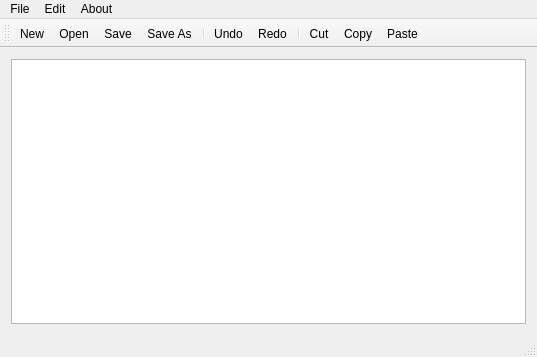
<?xml version="1.0" encoding="UTF-8"?>
<ui version="4.0">
 <class>QNotePadEditor</class>
 <widget class="QMainWindow" name="QNotePadEditor">
  <property name="geometry">
   <rect>
    <x>0</x>
    <y>0</y>
    <width>537</width>
    <height>357</height>
   </rect>
  </property>
  <property name="windowTitle">
   <string>MainWindow</string>
  </property>
  <widget class="QWidget" name="centralWidget">
   <layout class="QGridLayout" name="gridLayout">
    <item row="0" column="1">
     <widget class="QTextEdit" name="textEdit"/>
    </item>
   </layout>
  </widget>
  <widget class="QMenuBar" name="menuBar">
   <property name="geometry">
    <rect>
     <x>0</x>
     <y>0</y>
     <width>537</width>
     <height>22</height>
    </rect>
   </property>
   <widget class="QMenu" name="menuFile">
    <property name="title">
     <string>File</string>
    </property>
    <addaction name="actionNew"/>
    <addaction name="actionOpen"/>
    <addaction name="separator"/>
    <addaction name="actionSave"/>
    <addaction name="actionSave_As"/>
    <addaction name="separator"/>
    <addaction name="actionQuit"/>
   </widget>
   <widget class="QMenu" name="menuEdit">
    <property name="title">
     <string>Edit</string>
    </property>
    <addaction name="actionUndo"/>
    <addaction name="actionRedo"/>
    <addaction name="separator"/>
    <addaction name="actionCut"/>
    <addaction name="actionCopy"/>
    <addaction name="actionPaste"/>
    <addaction name="separator"/>
    <addaction name="actionSelect_All"/>
    <addaction name="separator"/>
    <addaction name="actionSettings"/>
   </widget>
   <widget class="QMenu" name="menuAbout">
    <property name="title">
     <string>About</string>
    </property>
    <addaction name="actionAbout"/>
   </widget>
   <addaction name="menuFile"/>
   <addaction name="menuEdit"/>
   <addaction name="menuAbout"/>
  </widget>
  <widget class="QToolBar" name="mainToolBar">
   <attribute name="toolBarArea">
    <enum>TopToolBarArea</enum>
   </attribute>
   <attribute name="toolBarBreak">
    <bool>false</bool>
   </attribute>
   <addaction name="actionNew"/>
   <addaction name="actionOpen"/>
   <addaction name="actionSave"/>
   <addaction name="actionSave_As"/>
   <addaction name="separator"/>
   <addaction name="actionUndo"/>
   <addaction name="actionRedo"/>
   <addaction name="separator"/>
   <addaction name="actionCut"/>
   <addaction name="actionCopy"/>
   <addaction name="actionPaste"/>
  </widget>
  <widget class="QStatusBar" name="statusBar"/>
  <action name="actionNew">
   <property name="icon">
    <iconset resource="resourses.qrc">
     <normaloff>:/res/menu/icons/new.png</normaloff>:/res/menu/icons/new.png</iconset>
   </property>
   <property name="text">
    <string>New</string>
   </property>
  </action>
  <action name="actionAbout">
   <property name="icon">
    <iconset resource="resourses.qrc">
     <normaloff>:/res/menu/icons/info.png</normaloff>:/res/menu/icons/info.png</iconset>
   </property>
   <property name="text">
    <string>About</string>
   </property>
  </action>
  <action name="actionUndo">
   <property name="icon">
    <iconset resource="resourses.qrc">
     <normaloff>:/res/menu/icons/undo.png</normaloff>:/res/menu/icons/undo.png</iconset>
   </property>
   <property name="text">
    <string>Undo</string>
   </property>
  </action>
  <action name="actionRedo">
   <property name="icon">
    <iconset resource="resourses.qrc">
     <normaloff>:/res/menu/icons/redo.png</normaloff>:/res/menu/icons/redo.png</iconset>
   </property>
   <property name="text">
    <string>Redo</string>
   </property>
  </action>
  <action name="actionCut">
   <property name="icon">
    <iconset resource="resourses.qrc">
     <normaloff>:/res/menu/icons/cut.png</normaloff>:/res/menu/icons/cut.png</iconset>
   </property>
   <property name="text">
    <string>Cut</string>
   </property>
  </action>
  <action name="actionCopy">
   <property name="icon">
    <iconset resource="resourses.qrc">
     <normaloff>:/res/menu/icons/copy.png</normaloff>:/res/menu/icons/copy.png</iconset>
   </property>
   <property name="text">
    <string>Copy</string>
   </property>
  </action>
  <action name="actionPaste">
   <property name="icon">
    <iconset resource="resourses.qrc">
     <normaloff>:/res/menu/icons/paste.png</normaloff>:/res/menu/icons/paste.png</iconset>
   </property>
   <property name="text">
    <string>Paste</string>
   </property>
  </action>
  <action name="actionOpen">
   <property name="icon">
    <iconset resource="resourses.qrc">
     <normaloff>:/res/menu/icons/open.png</normaloff>:/res/menu/icons/open.png</iconset>
   </property>
   <property name="text">
    <string>Open</string>
   </property>
  </action>
  <action name="actionSave">
   <property name="icon">
    <iconset resource="resourses.qrc">
     <normaloff>:/res/menu/icons/save.png</normaloff>:/res/menu/icons/save.png</iconset>
   </property>
   <property name="text">
    <string>Save</string>
   </property>
  </action>
  <action name="actionSave_As">
   <property name="icon">
    <iconset resource="resourses.qrc">
     <normaloff>:/res/menu/icons/save_as.png</normaloff>:/res/menu/icons/save_as.png</iconset>
   </property>
   <property name="text">
    <string>Save As</string>
   </property>
  </action>
  <action name="actionSelect_All">
   <property name="text">
    <string>Select All</string>
   </property>
  </action>
  <action name="actionSettings">
   <property name="text">
    <string>Settings</string>
   </property>
  </action>
  <action name="actionQuit">
   <property name="text">
    <string>Quit</string>
   </property>
  </action>
 </widget>
 <layoutdefault spacing="6" margin="11"/>
 <resources>
  <include location="resourses.qrc"/>
 </resources>
 <connections/>
</ui>
